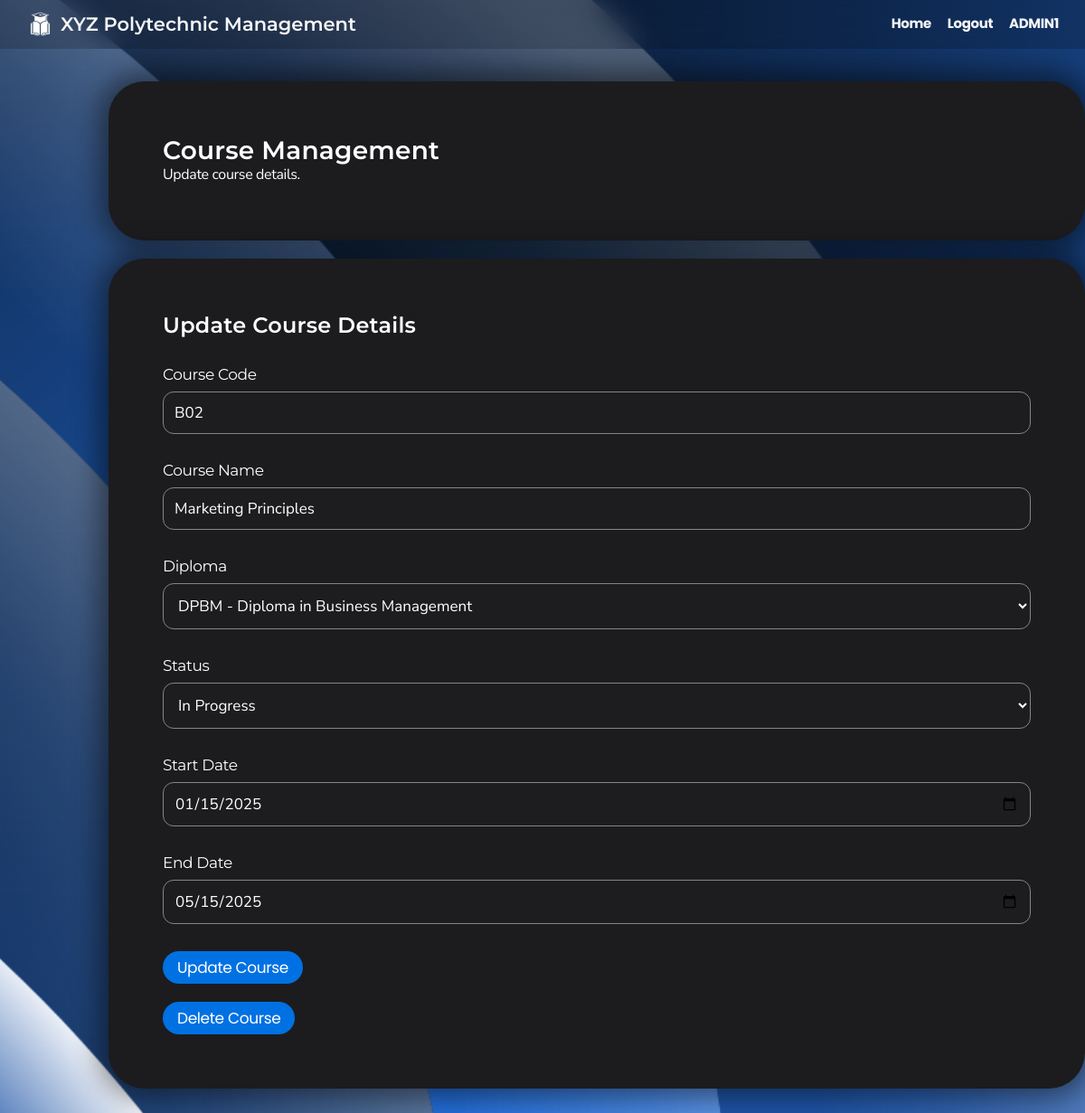
Page /CRUD3/admin_course_update_form.php?course_code=B02 (signed in) on the committed database.
### tables this page shows
CREATE TABLE `course` (
  `course_code` varchar(3) NOT NULL,
  `course_name` varchar(50) NOT NULL,
  `diploma_code` varchar(5) NOT NULL,
  `course_start_date` date DEFAULT NULL,
  `course_end_date` date DEFAULT NULL,
  `status` enum('To start','No Status','In-progress','Ended') DEFAULT NULL
);

### CRUD3/admin_course_update_form.php (the view, shortened to what this page needs)
<?php
$con = mysqli_connect("localhost", "root", "", "xyz polytechnic");
$diploma_query = "SELECT diploma_code, diploma_name FROM diploma";
$diploma_result = $con->query($diploma_query);
$edit_coursecode = htmlspecialchars($_GET["course_code"]);
$full_name = $_SESSION['session_full_name'] ?? "";
$course_query = "SELECT c.* FROM course c WHERE c.course_code = ?";
$course_stmt = $con->prepare($course_query);
$course_stmt->bind_param('s', $edit_coursecode);
$course_stmt->execute();
$course_result = $course_stmt->get_result();
$course_row = $course_result->fetch_assoc();
?>
<!DOCTYPE html>
<html lang="en">
<head>
    <link rel="stylesheet" href="../styles.css">
</head>
<body>
    <div class="navbar">
        <div class="navbar-brand">
            <img src="../logo.png" alt="XYZ Polytechnic Logo" class="school-logo">
            <h1>XYZ Polytechnic Management</h1>
        </div>
        <nav>
            <a href="../admin_dashboard">Home</a>
            <a href="../logout.php">Logout</a>
            <a><?php echo htmlspecialchars($full_name); ?></a>
        </nav>
    </div>
    <div class="container">
        <div class="card">
            <h2>Course Management</h2>
            <p>Update course details.</p>
        </div>
        <div class="card">
            <h3>Update Course Details</h3>
            <form method="POST" action="admin_course_update.php" onsubmit="return validateForm()">
                <div class="form-group">
                    <label class="label">Course Code</label>
                    <input type="text" name="upd_coursecode" pattern="[A-Z]{1}\d{2}"
                           title="One uppercase letter followed by two digits"
                           value="<?php echo htmlspecialchars($course_row['course_code']); ?>" required>
                </div>
                <div class="form-group">
                    <label class="label">Course Name</label>
                    <input type="text" name="upd_coursename" maxlength="50"
                           value="<?php echo htmlspecialchars($course_row['course_name']); ?>" required>
                </div>
                <div class="form-group">
                    <label class="label">Diploma</label>
                    <select name="upd_diplomacode" required>
                        <?php
                        mysqli_data_seek($diploma_result, 0);
                        while ($diploma_row = $diploma_result->fetch_assoc()):
                            $selected = $diploma_row['diploma_code'] === $course_row['diploma_code'] ? 'selected' : '';
                        ?>
                            <option value="<?= htmlspecialchars($diploma_row['diploma_code']) ?>" <?= $selected ?>>
                                <?= htmlspecialchars($diploma_row['diploma_code'] . ' - ' . $diploma_row['diploma_name']) ?>
                            </option>
                        <?php endwhile; ?>
                    </select>
                </div>
                <div class="form-group">
                    <label class="label">Status</label>
                    <select name="upd_status" onchange="toggleDateFields()" required>
                        <option value="In-progress" <?= $course_row['status'] === 'In-progress' ? 'selected' : '' ?>>In Progress</option>
                    </select>
                </div>
                <div class="form-group">
                    <label class="label">Start Date</label>
                    <input type="date" name="upd_startdate"
                        value="<?php echo $course_row['course_start_date'] ? htmlspecialchars($course_row['course_start_date']) : ''; ?>">
                </div>
                <div class="form-group">
                    <label class="label">End Date</label>
                    <input type="date" name="upd_enddate"
                        value="<?php echo $course_row['course_end_date'] ? htmlspecialchars($course_row['course_end_date']) : ''; ?>">
                </div>
                <button type="submit">Update Course</button>
            </form>
            <div class="delete-section" style="margin-top: 20px;">
                <button onclick="confirmDelete('<?php echo htmlspecialchars($course_row['course_code']); ?>')"
                        class="delete-button">Delete Course</button>
            </div>
        </div>
    </div>
</body>
</html>

### styles.css (style rules this page uses)
* { margin: 0; padding: 0; box-sizing: border-box; }
body { font-family: 'Nunito Sans', sans-serif; line-height: 1.47059; font-weight: 400; letter-spacing: -.022em; background-image: url('background.png'); background-size: cover; background-position: center; background-repeat: no-repeat; background-attachment: fixed; background-color: #1c1c1e; color: #ffffff; min-height: 100vh; display: flex; flex-direction: column; -webkit-font-smoothing: antialiased; }
h1, h2, h3, h4, h5, h6 { font-family: 'Montserrat', sans-serif; font-weight: 600; }
h1 { font-size: 40px; line-height: 1.1; letter-spacing: 0; }
h2 { font-size: 28px; line-height: 1.14286; letter-spacing: .007em; }
h3 { font-size: 24px; line-height: 1.16667; letter-spacing: .009em; }
button, .button { font-family: 'Poppins', sans-serif; background-color: #0071e3; color: #fff; font-size: 17px; line-height: 1.17648; font-weight: 400; letter-spacing: -.022em; padding: 8px 16px; border-radius: 980px; border: none; cursor: pointer; transition: all 0.3s ease; }
a { color: #0071e3; margin-top: 20px; text-decoration: none; font-weight: bold; }
.navbar { background: #0000002d; backdrop-filter: saturate(100%) blur(15px); position: fixed; top: 0px; left: 0; right: 0; z-index: 9999; height: 54px; display: flex; align-items: center; justify-content: space-between; padding: 0 22px; }
.navbar-brand { display: flex; align-items: center; }
.navbar-brand h1 { color: #f5f5f7; font-size: 21px; margin: 0; }
.navbar a { font-family: 'Poppins', sans-serif; color: #f5f5f7; font-size: 15px; text-decoration: none; padding: 0 7px; opacity: 1; transition: opacity 0.3s; }
.school-logo { height: 45px; width: 45px; }
.container { max-width: 1080px; justify-content: center; align-items: center; min-height: calc(90vh - 44px - 57px); width: 90%; margin: 30px auto; padding: 60px; }
.card { background: #1c1c1e; border-radius: 40px; padding: 60px; margin-bottom: 20px; box-shadow: 0 0 30px 10px rgba(0, 0, 0, 0.485); transition: transform 0.3s ease, box-shadow 0.3s ease; width: 1080px; }
.form-group { margin-top:30px; margin-bottom: 30px; }
.label { font-family: 'Montserrat', sans-serif; display: block; font-size: 17px; line-height: 1.23536; font-weight: 400; letter-spacing: -.022em; margin-bottom: 8px; color: #ffffff; }
input[type="text"], input[type="email"], input[type="password"], input[type="date"], select, textarea { font-family: 'Nunito Sans', sans-serif; width: 100%; padding: 12px; font-size: 17px; line-height: 1.23536; border: 1.6px solid #858585; border-radius: 12px; background-color: #1d1d1f; color: #ffffff; transition: border-color 0.3s ease; }

### rows in the picture
course: upd_coursecode "B02", upd_coursename "Marketing Principles", upd_status "In Progress", upd_startdate "01/15/2025", upd_enddate "05/15/2025"

### other values in the picture
$full_name "ADMIN1"
form field upd_diplomacode "DPBM - Diploma in Business Management"
